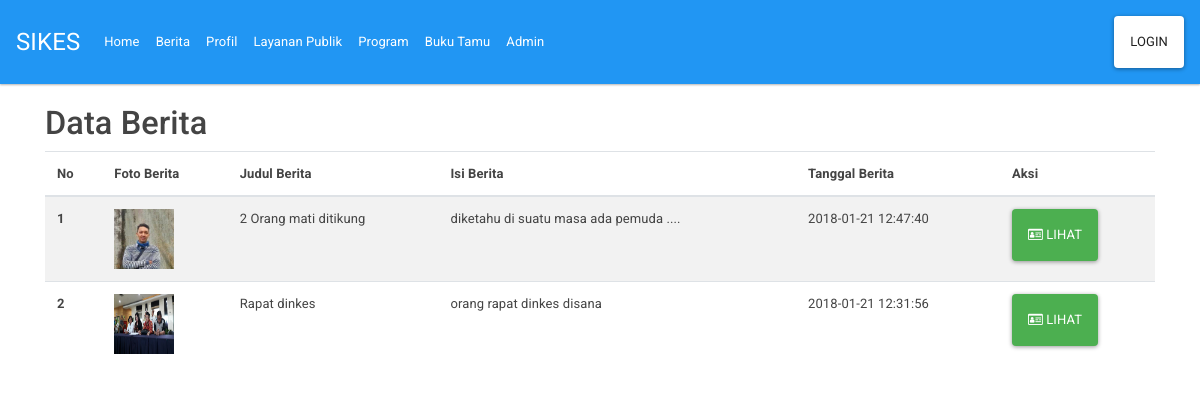
Page /berita.php on the committed database.
### tables this page shows
CREATE TABLE `berita` (
  `id_berita` int(11) NOT NULL,
  `judul_berita` varchar(30) NOT NULL,
  `isi_berita` text NOT NULL,
  `gambar_berita` varchar(100) NOT NULL,
  `tanggal_berita` timestamp NOT NULL DEFAULT CURRENT_TIMESTAMP ON UPDATE CURRENT_TIMESTAMP
);

### berita.php (the view, shortened to what this page needs)
<?php
include 'partials/head.php';
include 'database/koneksi.php';
 ?>
<div class="space">
  <div class="row">
    <div class="container">
      <h1>
        Data Berita
      </h1>
    </div>
  </div>
</div>
<div class="row">
  <div class="container">
    <table class="table table-hover table-striped">
  <thead>
    <tr>
      <th scope="col">No</th>
      <th scope="col">Foto Berita</th>
      <th scope="col">Judul Berita</th>
      <th scope="col">Isi Berita</th>
      <th scope="col">Tanggal Berita</th>
      <th scope="col">Aksi</th>
    </tr>
  </thead>
  <tbody>
    <?php
        $query = mysqli_query($konek,"SELECT * FROM berita");
        $no =1;
        while($data=mysqli_fetch_object($query)) {
    ?>
    <tr>
        <th scope="row"><?php echo $no; ?></th>
        <td>
            <img src="<?php echo $data->gambar_berita; ?>" alt="foto admin" width=60 height=60>
        </td>
        <td><?php echo $data->judul_berita; ?></td>
        <td><?php echo $data->isi_berita; ?></td>
        <td><?php echo $data->tanggal_berita; ?></td>
        <td>
            <div class="btn-group" role="group" aria-label="Basic example">
                <a href="detail_berita.php?id=<?php echo $data->id_berita ?>" class="btn btn-success">
                    <span class="fa fa-drivers-license-o" aria-hidden="true"></span> Lihat
                </a>
            </div>
        </td>
    </tr>
    <?php $no++; } ?>
  </tbody>
</table>
  </div>
</div>
<?php include 'partials/footer.php'; ?>

### partials/head.php (style rules this page uses)
.space { margin-top: 20px; }

### rows in the picture
berita: gambar_berita (picture), judul_berita "2 Orang mati ditikung", isi_berita "diketahu di suatu masa ada pemuda ....", tanggal_berita "2018-01-21 12:47:40"
berita: gambar_berita (picture), judul_berita "Rapat dinkes", isi_berita "orang rapat dinkes disana", tanggal_berita "2018-01-21 12:31:56"
